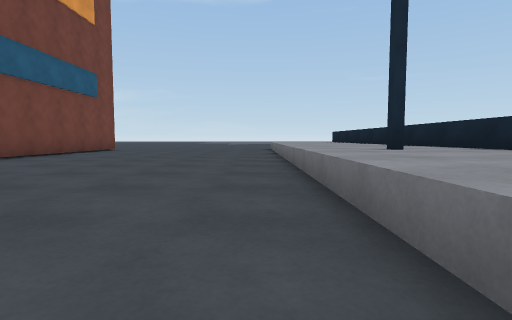
view 1 (above)

17 first-person views from a walk through a 3-D level made in the Unity game engine. The camera is 0.48 m above the floor, tilts 4° down and sees 80° across. The floor is counted in squares, 1 m on a side. Each view is taken from the middle of a square. On the plan, view 1 faces up. The plan holds only what a view shows up to about 9 squares ahead; the rest is blank. The place goes on beyond the plan.

view 2
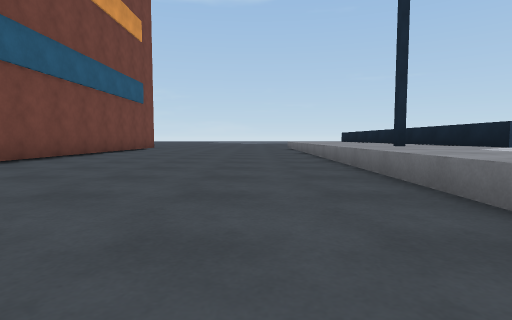

view 3
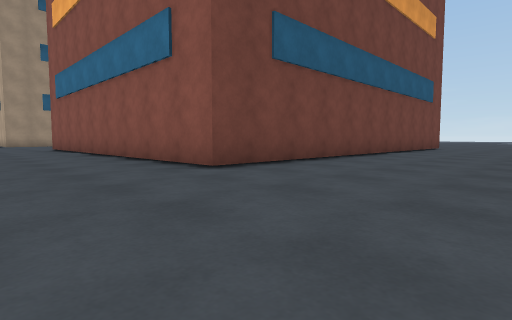

view 4
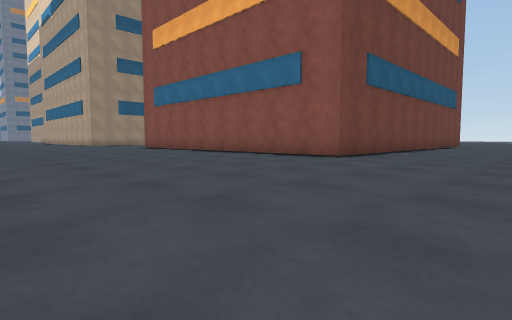

view 5
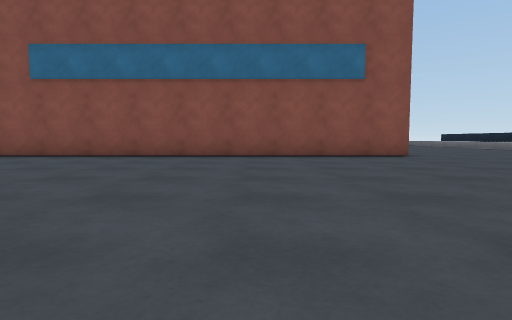

view 6
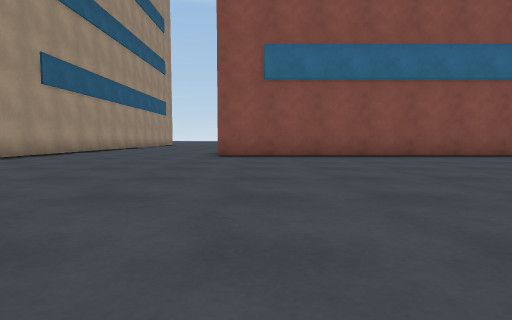

view 7
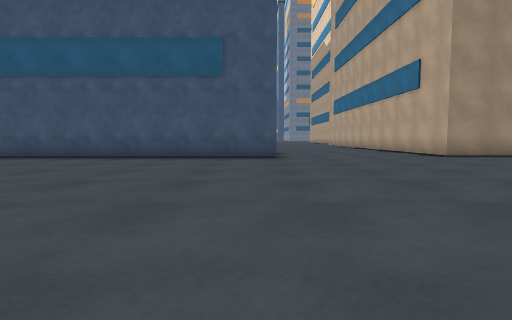

view 8
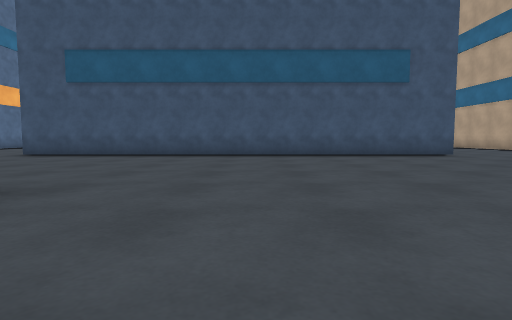

view 9
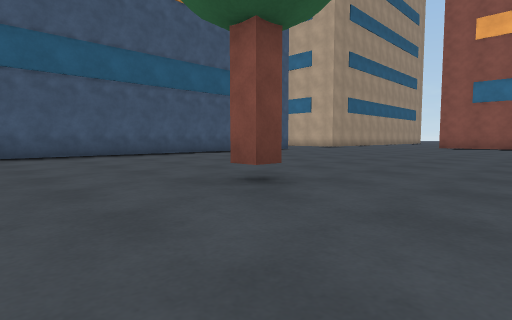

view 10
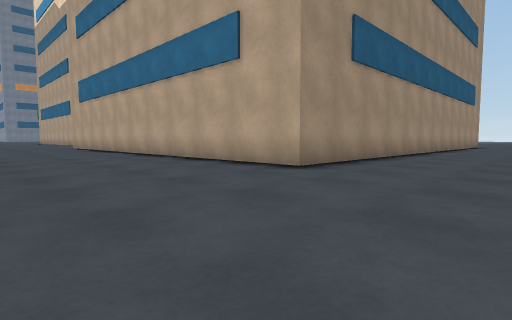

view 11
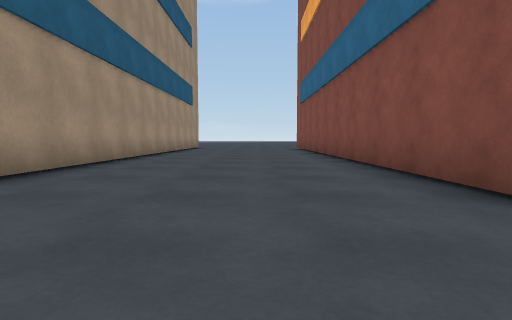

view 12
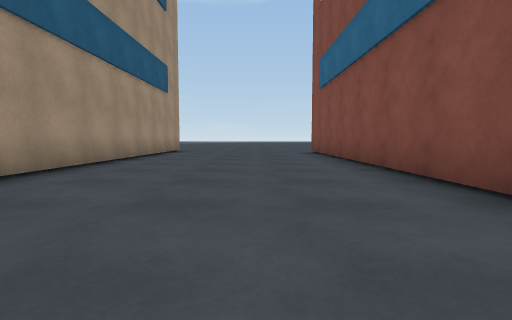

view 13
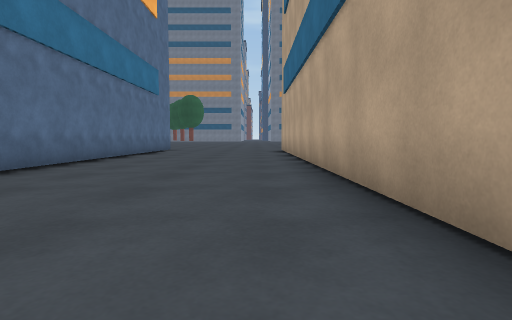

view 14
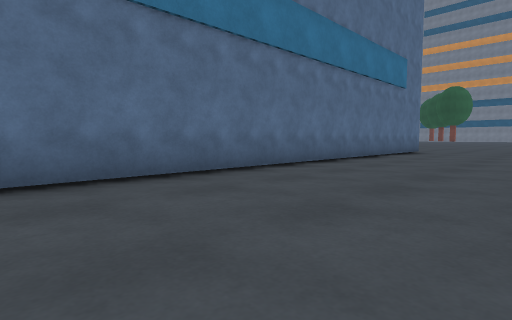

view 15
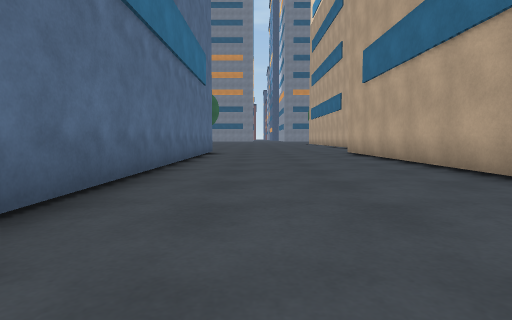

view 16
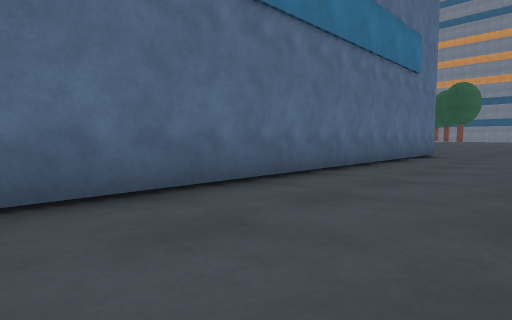

view 17
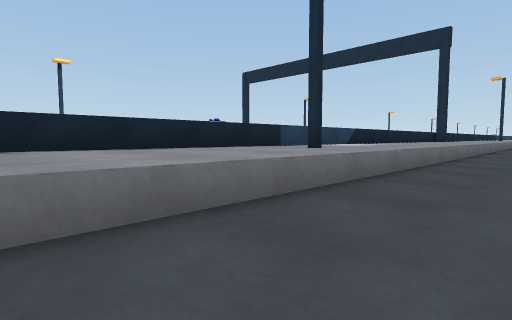

### Floor plan
Key: @ floor where view 1 was taken; # wall or solid block; . floor; ^ raised ledge.
Columns run from 34 left of view 1 to 3 right of it. Each row starts with its distance up from view 1.
  9             #....#          #......^^^
  8             #....#          #......^^^
  7             #....#          #......^^^
  6             #....#          #......^^^
  5             #....#          #......^^^
  4             #....#          #......^^^
  3             #....#          #......^^^
  2             #....#          #......^^^
  1             #....#          #......^^^
  0             #....############.....@^^^
 -1 #############......................^^
 -2 ...................................^
 -3 .................................
 -4 .................................
 -5 .................................
 -6 #############....................
 -7             #........  ... ......
 -8             #........   .
 -9             #........
-10             #........
-11             #.........
-12             #.........
-13             #.........
-14             #......#..
-15             #.........
-16             #.........

Positions as (right, up) in squares from view 1, and headings:
1: (0, 0), facing up
2: (-1, -2), facing up
3: (-2, -3), facing up-left
4: (-2, -7), facing up-left
5: (-10, -8), facing up
6: (-16, -8), facing up
7: (-14, -6), facing left
8: (-13, -11), facing left
9: (-13, -16), facing up-left
10: (-19, -5), facing up-left
11: (-19, -2), facing up
12: (-19, 2), facing up
13: (-23, -2), facing left
14: (-24, -2), facing down-left
15: (-25, -4), facing left
16: (-26, -3), facing down-left
17: (-1, 9), facing down-right
